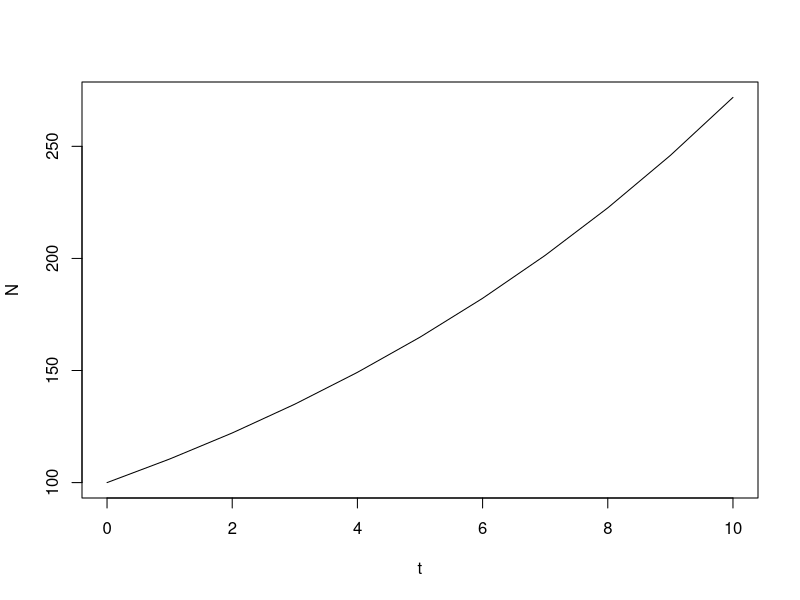
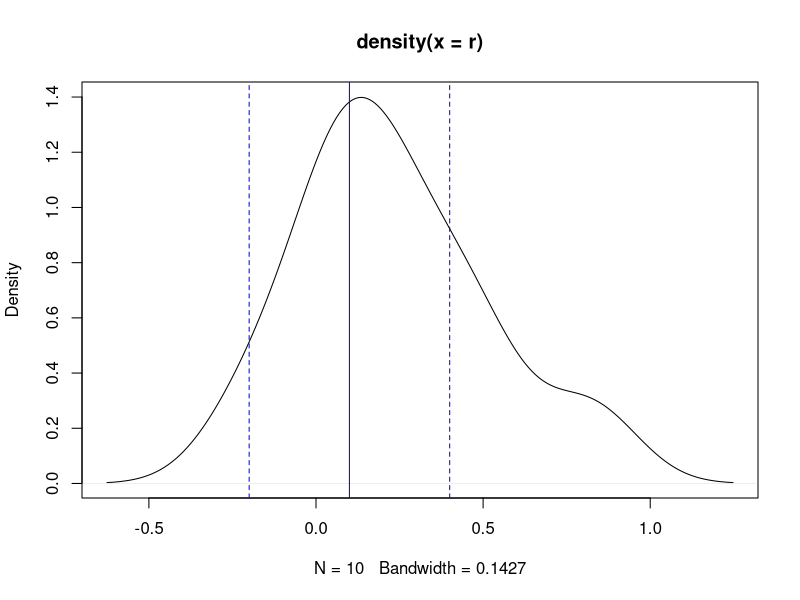
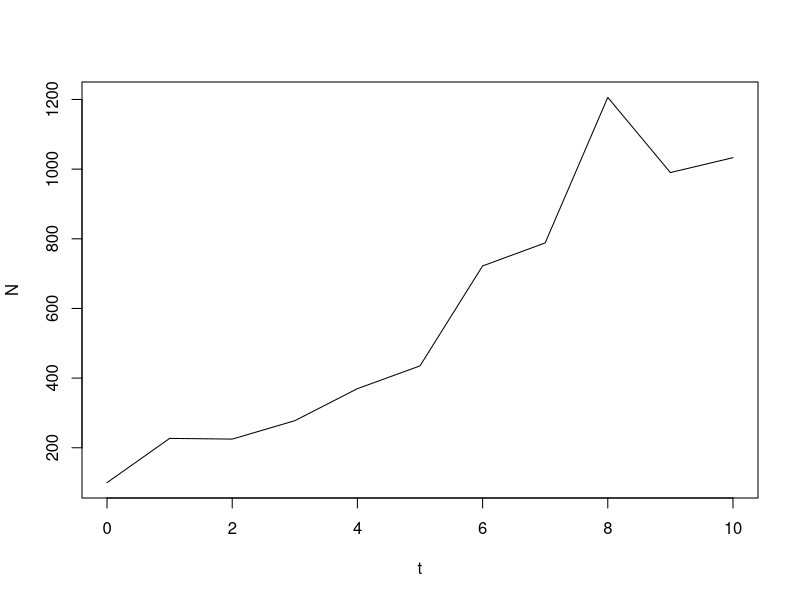
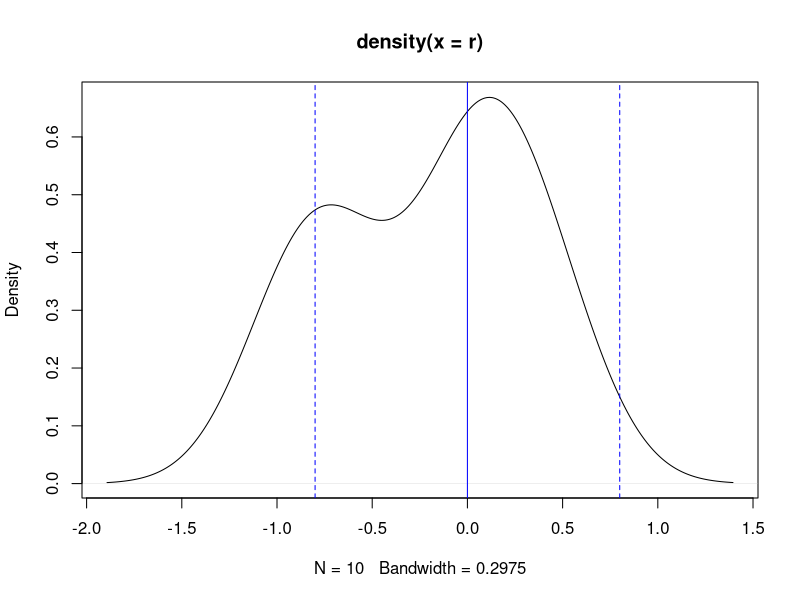
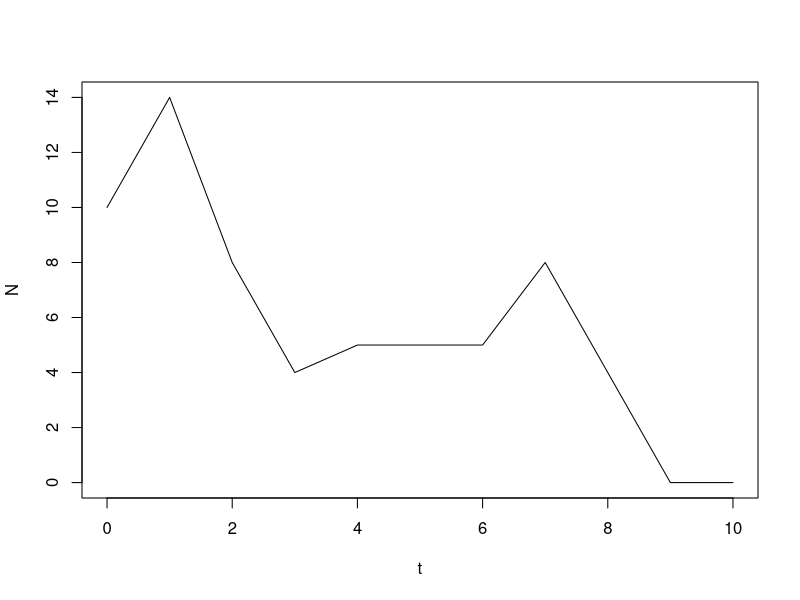
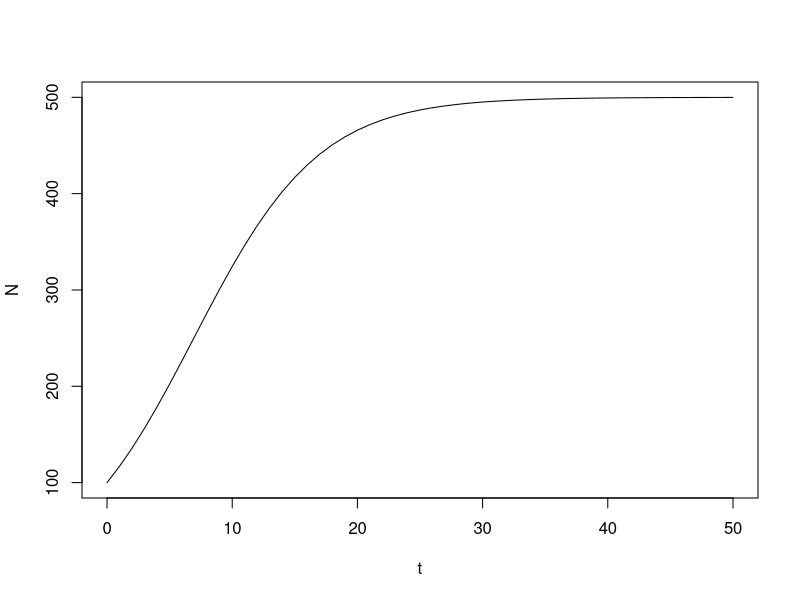
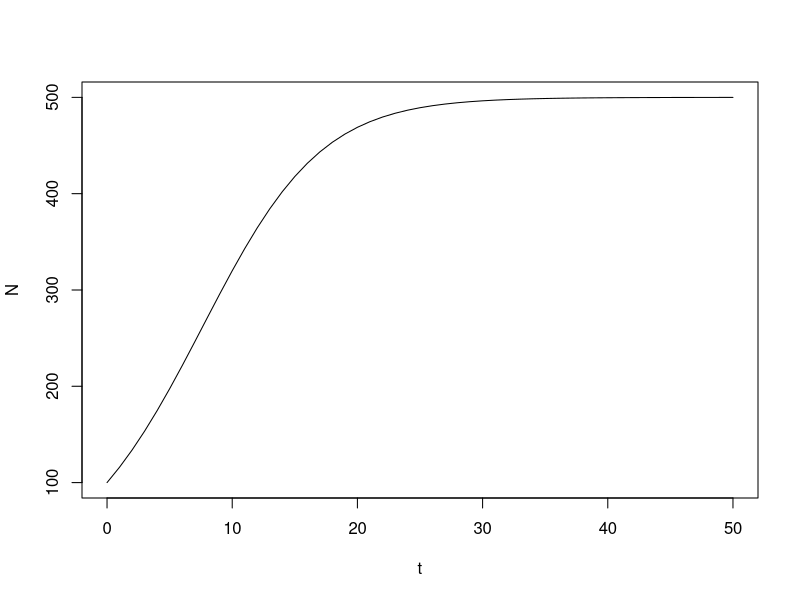
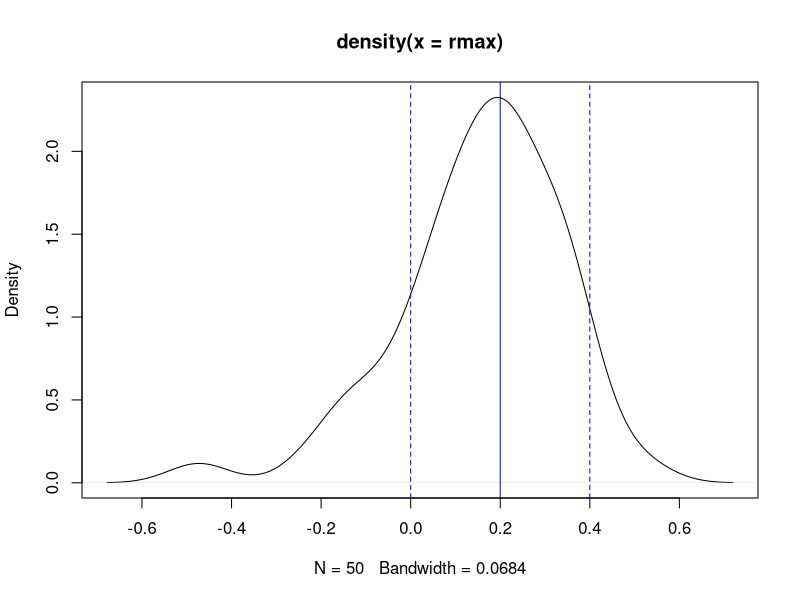

These charts were generated, in order, by the following R code:
## ---- chunk 1
knitr::opts_chunk$set(echo = TRUE)
## ---- chunk 2
#exponential growth model
#initial population size
N0<-100
#population growth rate
r<-0.1
#years we are simulating
T<-10
#method 1: use the explicit formula directly 
#first generate a list of time indices
t<-0:T 
#now calculate N at each time
N<-N0*exp(r*t)
#make it pretty
data.frame(t=t,N=N)
plot(t,N,type="l")

## ---- chunk 3
N0<-100
r.mean<-0.10
r.sd<-0.30
r<-rnorm(T,r.mean,r.sd)
plot(density(r))
abline(v=r.mean,col="blue")
abline(v=r.mean+r.sd,col="blue",lty=2)
abline(v=r.mean-r.sd,col="blue",lty=2)

#now use this in place of the constant r
t<-N<-array(dim=T+1)

#first element is initial value
N[1]<-N0
t[1]<-0
for (i in 1:T)
{
  N[i+1]<-N[i]*exp(r[i])
  t[i+1]=t[i]+1
}
#make it pretty
data.frame(t=t,N=N)
plot(t,N,type="l")
## ---- chunk 4
# N to be integer if we want. 
N0<-10
r.mean<-0.0
r.sd<-0.8
r<-rnorm(T,r.mean,r.sd)
plot(density(r))
abline(v=r.mean,col="blue")
abline(v=r.mean+r.sd,col="blue",lty=2)
abline(v=r.mean-r.sd,col="blue",lty=2)

## ---- chunk 5

#now use this in place of the constant r
t<-N<-array(dim=T+1)

#first element is initial value
N[1]<-N0
t[1]<-0
for (i in 1:T)
{
  N[i+1]<-round(N[i]*exp(r[i]),0)
  print(N[i+1])
  N[i+1]<-(N[i+1]>1)*N[i+1] #makes N= 0 if falls below 2
  
  t[i+1]=t[i]+1
}
#make it pretty
data.frame(t=t,N=N)
plot(t,N,type="l")

## ---- chunk 6
#continuous growth model
#parameters
T<-50
N0<-100
K<-500
rmax<-0.2
C<-K/N0-1 
#first generate a list of time indices
t<-0:T 
N<-K/(1+C*exp(-rmax*t))
#make it pretty
data.frame(t=t,N=N)
plot(t,N,type="l")

## ---- chunk 7
#### 
T<-50
N0<-100
K<-500
rmax<-0.2

t<-N<-array(dim=T+1)

#first element is initial value
N[1]<-N0
t[1]<-0
for (i in 1:T)
{
  N[i+1]<-N[i]+rmax*N[i]*(1-N[i]/K)
  t[i+1]=t[i]+1
}
#make it pretty
data.frame(t=t,N=N)
plot(t,N,type="l")


## ---- chunk 8
T<-50
N0<-100
K<-500
rmax.mean<-0.2
rmax.sd<-0.2
rmax<-rnorm(T,rmax.mean,rmax.sd)
t<-N<-array(dim=T+1)
plot(density(rmax))
abline(v=rmax.mean,col="blue")
abline(v=rmax.mean+rmax.sd,col="blue",lty=2)
abline(v=rmax.mean-rmax.sd,col="blue",lty=2)

#first element is initial value
N[1]<-N0
t[1]<-0
for (i in 1:T)
{
  N[i+1]<-N[i]+rmax[i]*N[i]*(1-N[i]/K)
  t[i+1]=t[i]+1
}
#make it pretty
data.frame(t=t,N=N)
plot(t,N,type="l")

## ---- chunk 9
#instead of the above approaches we can model growth in terms of F and S directly
#as Poisson and Binomial processes

#AGE STRUCTURE
#Survival rates for four age classes
S=c(0.5,0.65,0.85,0)
#births for four age classes
b=c(0,1,2,0)
f=c(b[1]*S[1],b[2]*S[2],b[3]*S[3],b[4]*S[4])
A1=c(S[1],0,0,0)
A2=c(0,S[2],0,0)
A3=c(0,0,S[3],S[4])
A=rbind(f,A1,A2,A3)
A
years=50
#initial abundance vector
N=c(10,100,200,500)
N
#create empty vectors for age vector, time, population, individual ages, and growth rate
age=c()
t=c()
pop=c()
age0=c()
age1=c()
age2=c()
age3=c()
grow=c()
#for loop to simulate population under deterministic conditions
for (y in 1:max(years)){
  t=append(t,y)
  abund=sum(N)
  pop=append(pop,abund)
  for (i in 1:4){age[i]=N[i]/abund}
  age0=append(age0,age[1])
  age1=append(age1,age[2])
  age2=append(age2,age[3])
  age3=append(age3,age[4])
  
  cat("year",y,"\n");
  cat("Population",N,"\n");
  cat("age structure",age,"\n");
  N=A%*%N
  
  grow=append(grow,sum(N)/abund)
  cat("lambda",grow[y],"\n");
}

plot(t,pop,xlab="t",ylab="N",main="Popsize",type="l")
#savePlot(filename="Popsize",type="png")
#win.graph()

## ---- chunk 10
plot(t,age0,xlab="t",ylab="age",main="age_structure",type="l")
lines(t,age1,col="green")
lines(t,age2,col="red")
lines(t,age3,col="blue")
legend("top","age0=black, age1=green, age2=red, age3=blue")
#savePlot(filename="age_structure",type="png")
#win.graph()

## ---- chunk 11
plot(t,grow,xlab="t",ylab="lambda",main="popgrowth_age",type="l")
#savePlot(filename="popgrowth_age",type="png")

